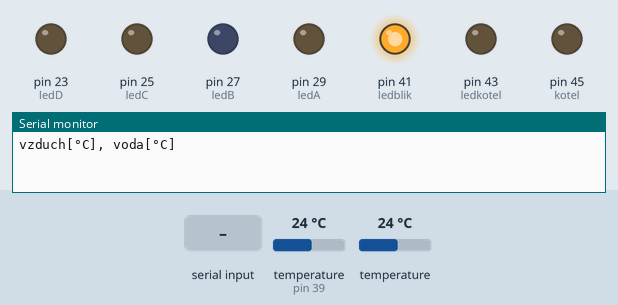
Recording of a sketch running on a simulated Arduino Mega 2560, built with avr-gcc and run on an emulated ATmega2560. Parts: output pins drawn as LEDs (lit = HIGH), the last lines printed to the serial monitor. Dashed ring = blinking. The test bench sets the inputs (shaded band); at power-on: temperature (sensor on pin 39) 24 °C, temperature 24 °C. Storage starts empty.

Above: at 0.1 s.
At 2.0 s:
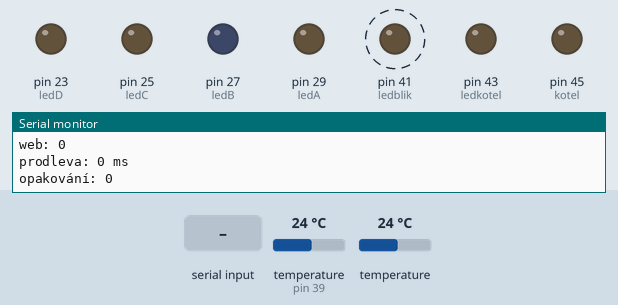
2.1 s: "[A]" received over the second serial link
3.8 s: "[B]" received over the second serial link
5.4 s: "[C]" received over the second serial link
Timing chart, 0 to 12.9 s (numbered marks = the images above; inputs shaded):
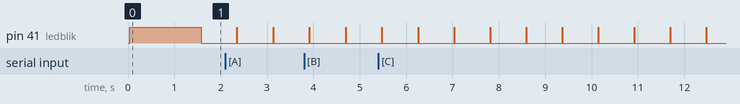

Measured:
- by itself, pin 41 (ledblik): alternates HIGH for 0.01 s and LOW for 0.76 s

The sketch:

dohromady6-bezRTC.ino
```cpp
#include <OneWire.h>
#include <DallasTemperature.h>
#include <SD.h>
#include <MemoryFree.h>                         // WiFi vvv
#include <EEPROM.h>

#define ledA 29
#define ledB 27
#define ledC 25
#define ledD 23
String inString;                                // WiFi ^^^

#define ledblik 41

OneWire jedenDrat(39);
DallasTemperature teplomer(&jedenDrat);
DeviceAddress adresaCidla;    // sem si budu ukládat adresy čidel
const int kotel = 45;         // relé na ovládání kotle (relé svítí = kotel TOPÍ)
const int ledkotel = 43;      // indikační ledka kotle (ledka svítí = kotel TOPÍ)
const int sdkarta = 53;       // SS/CS pin pro modul micro SD karty
int i;                        // index (pořadí) čidla na drátě
int mod = 1;                  // mód pro nastavení ekvitermní tabulky, pauzy a opakování
float vzduch;                 // teplota vzduchu (venkovní čidlo)
float voda;                   // teplota vody (čidlo v kotli)
int dolni;                    // dolní hranice teploty vody
int horni;                    // horní hranice teploty vody
int pauza = 0;                // prodleva mezi regulacemi kotle (nebo měřeními teploty vody)
int op;                       // počet opakování cyklu měření vody a regulace kotle

void setup() {
  Serial.begin(74880);                         // WiFi vvv
  Serial3.begin(74880);

  pinMode(ledA, OUTPUT);
  pinMode(ledB, OUTPUT);
  pinMode(ledC, OUTPUT);
  pinMode(ledD, OUTPUT);
  digitalWrite(ledA, LOW);
  digitalWrite(ledB, LOW);
  digitalWrite(ledC, LOW);
  digitalWrite(ledD, LOW);                      // WiFi ^^^

  teplomer.begin();             // spustí knihovny pro měření teploty (DallasTemperature a OneWire)
  pinMode(kotel, OUTPUT);
  pinMode(ledkotel, OUTPUT);
  pinMode(ledblik, OUTPUT);
  SD.begin(sdkarta);
  Serial.println("vzduch[°C], voda[°C]");

  digitalWrite(ledblik, HIGH);
  voda = mereniVody();
  delay(pauza);
  vypisVody();              // pouze pro kalibraci čidla a první výpis vzduchu
}

void loop() {
  vzduch = mereniVzduchu();
  delay(pauza);
  vypisVzduchu();           // na Serial vypíše čas, teplotu vzduchu i vody, uloží je na SD kartu
  mod = server();
  nastaveniHranic();
  vypisModu();
  delay(pauza);
  for(int j=0; j<op; j++) {

    voda = mereniVody();
    delay(pauza);
    vypisVody();            // na Serial vypíše jen čas a teplotu vody, na SD kartu nic neukládá
    mod = server();
    nastaveniHranic();
    vypisModu();
    regulaceKotle();
  }
}

int server() {                               // WiFi vvv
  while (Serial3.available()) {
    char inChar = Serial3.read();
    Serial.write(inChar);
    inString += inChar;
    if (inChar == ']') {
      if (inString.indexOf("[A]")>0) {
        inString = "";
        return 1;
      }
      else if (inString.indexOf("[B]")>0) {
        inString = "";
        return 2;
      }
      else if (inString.indexOf("[C]")>0) {
        inString = "";
        return 3;
      }
      else if (inString.indexOf("[D]")>0) {
        inString = "";
        return 4;
      }
      else {
        Serial.println("Chyba komunikace mezi Atmega a ESP - zkontroluj přepínače na desce nebo program v ESP.");
        inString = "";
      }
    }
  }
}                                               // WiFi ^^^
```

mereniTeplot.ino
```cpp
float mereniVzduchu() {
  teplomer.requestTemperaturesByIndex(1); // zmer teplotu venkovniho vzduchu
  return teplomer.getTempCByIndex(1);
}
float mereniVody() {
  teplomer.requestTemperaturesByIndex(0); // zmer teplotu vody v kotli
  return teplomer.getTempCByIndex(0);
}
```

nastaveniHranic.ino
```cpp
void nastaveniHranic() {
  if(mod == 1) {
    pauza = 5001;
    op = 10;
    digitalWrite(ledA, HIGH);
    digitalWrite(ledB, LOW);
    digitalWrite(ledC, LOW);
    digitalWrite(ledD, LOW);
    if(vzduch < -5) {
      horni = 27;
      dolni = 28;
    }
    else if(-5 <= vzduch < 5) {
      dolni = 26;
      horni = 27;
    }
    else if(5 <= vzduch < 15) {
      dolni = 25;
      horni = 26;
    }
    else if(15 <= vzduch < 25) {
      dolni = 24;
      horni = 25;
    }
    else if(25 <= vzduch < 30){
      dolni = 23;
      horni = 24;
    }
  }
  else if(mod == 2) {
    pauza = 5002;
    op = 20;
    digitalWrite(ledB, HIGH);
    digitalWrite(ledC, LOW);
    digitalWrite(ledD, LOW);
    digitalWrite(ledA, LOW);
    if(vzduch < 10) {
      dolni = 27;
      horni = 28;
    }
    else if(10 <= vzduch < 20) {
      dolni = 26;
      horni = 27;
    }
    else if(20 <= vzduch < 25) {
      dolni = 25;
      horni = 26;
    }
    else if(25 <= vzduch < 30) {
      dolni = 24;
      horni = 25;
    }
    else {
      dolni = 23;
      horni = 24;
    }
  }
  else if(mod == 3) {
    pauza = 5003;
    op = 30;
    digitalWrite(ledC, HIGH);
    digitalWrite(ledD, LOW);
    digitalWrite(ledA, LOW);
    digitalWrite(ledB, LOW);
    if(vzduch < 10) {
      dolni = 27;
      horni = 28;
    }
    else if(10 <= vzduch < 20) {
      dolni = 26;
      horni = 27;
    }
    else if(20 <= vzduch < 25) {
      dolni = 25;
      horni = 26;
    }
    else if(25 <= vzduch < 30) {
      dolni = 24;
      horni = 25;
    }
    else {
      dolni = 23;
      horni = 24;
    }
  }
  else if(mod == 4) {
    pauza = 5004;
    op = 40;
    digitalWrite(ledD, HIGH);
    digitalWrite(ledA, LOW);
    digitalWrite(ledB, LOW);
    digitalWrite(ledC, LOW);
    if(vzduch < 10) {
      dolni = 27;
      horni = 28;
    }
    else if(10 <= vzduch < 20) {
      dolni = 26;
      horni = 27;
    }
    else if(20 <= vzduch < 25) {
      dolni = 25;
      horni = 26;
    }
    else if(25 <= vzduch < 30) {
      dolni = 24;
      horni = 25;
    }
    else {
      dolni = 23;
      horni = 24;
    }
  }
}
```

regulaceKotle.ino
```cpp
void regulaceKotle() {
  if(voda < dolni) {
    digitalWrite(kotel, HIGH);
    digitalWrite(ledkotel, LOW);
  }
  else if(voda > horni) {
    digitalWrite(kotel, LOW);
    digitalWrite(ledkotel, HIGH);
  }
}
```

vypisModu.ino
```cpp
void vypisModu(){
  Serial.print("web: ");
  Serial.println(mod);
  Serial.print("prodleva: ");
  Serial.print(pauza);
  Serial.println(" ms");
  Serial.print("opakování: ");
  Serial.println(op);
}
```

vypisTeplot.ino
```cpp
void vypisVzduchu() {
  digitalWrite(ledblik, HIGH);
  File soubor = SD.open("test1.txt", FILE_WRITE);         // otevře soubor na SD kartě pro zápis (případně ho vytvoří)
  soubor.print(vzduch);               // teplota vzduchu
  soubor.print(", ");
  soubor.println(voda);               // teplota vody
  soubor.close();                                         // uloží a zavře soubor na SD kartě
  Serial.print(vzduch);               // teplota vzduchu
  Serial.print(", ");
  Serial.println(voda);               // teplota vody*/
  digitalWrite(ledblik, LOW);
}
void vypisVody() {
  Serial.print("     ");
  Serial.print(", ");
  Serial.println(voda);
}
```
